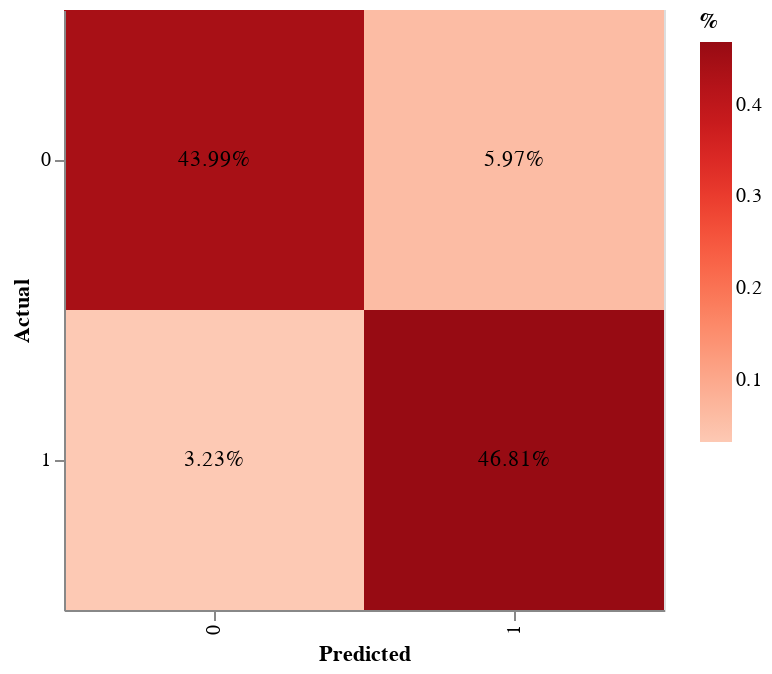

Source (notebook cell):
### Code cell
draw_matrix(y_test, y_pred)

### Figure 1 — Vega-Lite specification as saved in the notebook (floating-point values rounded to 4 significant figures)
{"config": {"view": {"continuousWidth": 300, "continuousHeight": 300}}, "layer": [{"mark": {"type": "rect"}, "encoding": {"color": {"field": "%", "scale": {"scheme": "reds"}, "type": "quantitative"}, "x": {"field": "Predicted", "sort": [0, 1], "type": "nominal"}, "y": {"field": "Actual", "sort": [0.0, 1.0], "type": "nominal"}}}, {"mark": {"type": "text", "baseline": "middle"}, "encoding": {"color": {"condition": {"test": "(datum.Count > 0.23405642088374892)", "value": "white"}, "value": "black"}, "text": {"field": "%", "format": ".2%", "type": "quantitative"}, "x": {"field": "Predicted", "sort": [0, 1], "type": "nominal"}, "y": {"field": "Actual", "sort": [0.0, 1.0], "type": "nominal"}}}], "data": {"name": "data-05b758fe64f002a79dba4e5d2bbf4550"}, "height": 300, "width": 300, "$schema": "https://vega.github.io/schema/vega-lite/v5.8.0.json", "datasets": {"data-05b758fe64f002a79dba4e5d2bbf4550": [{"Actual": 0, "Predicted": 0, "%": 0.4399}, {"Actual": 1, "Predicted": 0, "%": 0.03229}, {"Actual": 0, "Predicted": 1, "%": 0.0597}, {"Actual": 1, "Predicted": 1, "%": 0.4681}]}}
